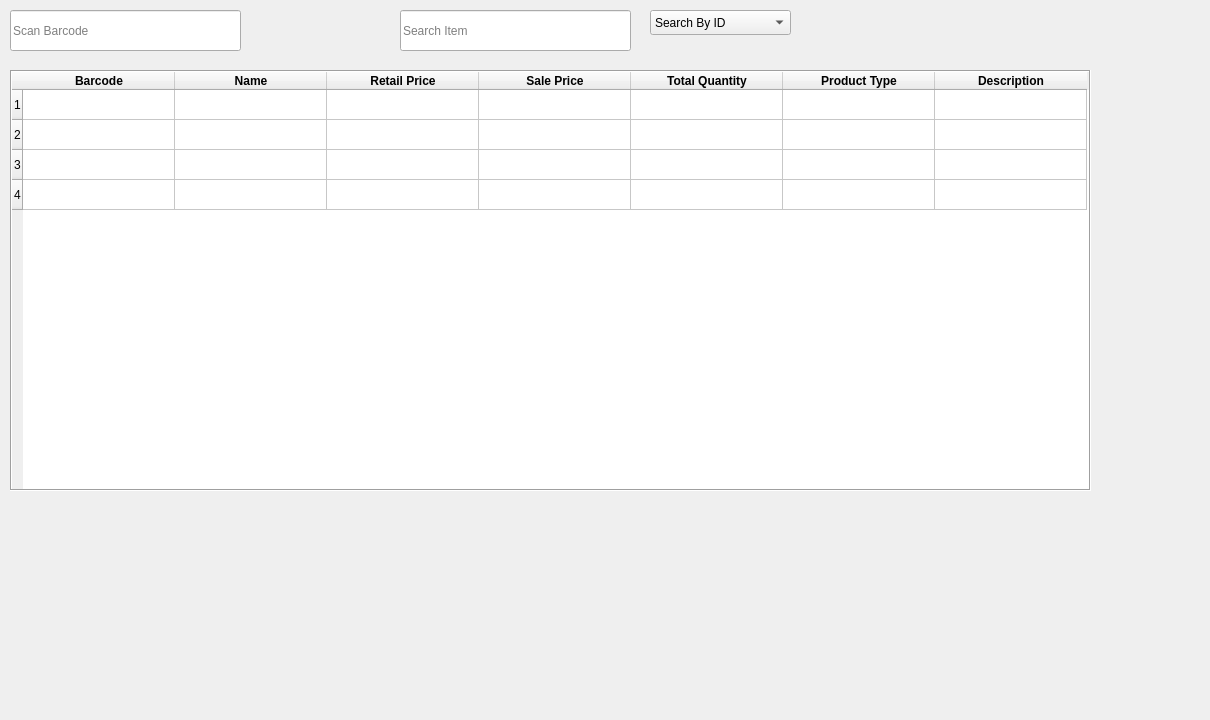
<?xml version="1.0" encoding="UTF-8"?>
<ui version="4.0">
 <class>Inventory_Dialog</class>
 <widget class="QDialog" name="Inventory_Dialog">
  <property name="geometry">
   <rect>
    <x>0</x>
    <y>0</y>
    <width>1210</width>
    <height>720</height>
   </rect>
  </property>
  <property name="windowTitle">
   <string>Dialog</string>
  </property>
  <widget class="QTableWidget" name="ScanItem_Table">
   <property name="geometry">
    <rect>
     <x>10</x>
     <y>70</y>
     <width>1081</width>
     <height>421</height>
    </rect>
   </property>
   <property name="minimumSize">
    <size>
     <width>0</width>
     <height>0</height>
    </size>
   </property>
   <property name="frameShape">
    <enum>QFrame::Box</enum>
   </property>
   <property name="frameShadow">
    <enum>QFrame::Sunken</enum>
   </property>
   <property name="verticalScrollBarPolicy">
    <enum>Qt::ScrollBarAlwaysOff</enum>
   </property>
   <property name="horizontalScrollBarPolicy">
    <enum>Qt::ScrollBarAlwaysOff</enum>
   </property>
   <property name="sizeAdjustPolicy">
    <enum>QAbstractScrollArea::AdjustToContents</enum>
   </property>
   <property name="editTriggers">
    <set>QAbstractItemView::AnyKeyPressed|QAbstractItemView::EditKeyPressed|QAbstractItemView::SelectedClicked</set>
   </property>
   <property name="horizontalScrollMode">
    <enum>QAbstractItemView::ScrollPerItem</enum>
   </property>
   <property name="sortingEnabled">
    <bool>false</bool>
   </property>
   <attribute name="horizontalHeaderVisible">
    <bool>true</bool>
   </attribute>
   <attribute name="horizontalHeaderDefaultSectionSize">
    <number>152</number>
   </attribute>
   <attribute name="verticalHeaderCascadingSectionResizes">
    <bool>true</bool>
   </attribute>
   <attribute name="verticalHeaderShowSortIndicator" stdset="0">
    <bool>true</bool>
   </attribute>
   <row/>
   <row/>
   <row/>
   <row/>
   <column>
    <property name="text">
     <string>Barcode</string>
    </property>
    <property name="font">
     <font>
      <family>Segoe UI</family>
      <bold>true</bold>
     </font>
    </property>
    <property name="icon">
     <iconset theme="accessories-dictionary"/>
    </property>
   </column>
   <column>
    <property name="text">
     <string>Name</string>
    </property>
    <property name="font">
     <font>
      <bold>true</bold>
     </font>
    </property>
    <property name="icon">
     <iconset theme="application-x-executable"/>
    </property>
   </column>
   <column>
    <property name="text">
     <string>Retail Price</string>
    </property>
    <property name="font">
     <font>
      <bold>true</bold>
     </font>
    </property>
    <property name="icon">
     <iconset theme="accessories-text-editor"/>
    </property>
   </column>
   <column>
    <property name="text">
     <string>Sale Price</string>
    </property>
    <property name="font">
     <font>
      <bold>true</bold>
     </font>
    </property>
    <property name="icon">
     <iconset theme="application-exit"/>
    </property>
   </column>
   <column>
    <property name="text">
     <string>Total Quantity</string>
    </property>
    <property name="font">
     <font>
      <bold>true</bold>
     </font>
    </property>
    <property name="icon">
     <iconset theme="applications-accessories"/>
    </property>
   </column>
   <column>
    <property name="text">
     <string>Product Type</string>
    </property>
    <property name="font">
     <font>
      <bold>true</bold>
     </font>
    </property>
    <property name="icon">
     <iconset theme="applications-development"/>
    </property>
   </column>
   <column>
    <property name="text">
     <string>Description</string>
    </property>
    <property name="font">
     <font>
      <bold>true</bold>
     </font>
    </property>
    <property name="icon">
     <iconset theme="applications-engineering"/>
    </property>
   </column>
   <item row="0" column="0">
    <property name="text">
     <string/>
    </property>
    <property name="textAlignment">
     <set>AlignCenter</set>
    </property>
   </item>
  </widget>
  <widget class="QLineEdit" name="AddnewInventory">
   <property name="geometry">
    <rect>
     <x>10</x>
     <y>10</y>
     <width>231</width>
     <height>41</height>
    </rect>
   </property>
   <property name="placeholderText">
    <string>Scan Barcode</string>
   </property>
  </widget>
  <widget class="QLineEdit" name="searchInventory">
   <property name="geometry">
    <rect>
     <x>400</x>
     <y>10</y>
     <width>231</width>
     <height>41</height>
    </rect>
   </property>
   <property name="placeholderText">
    <string>Search Item</string>
   </property>
  </widget>
  <widget class="QComboBox" name="comboBox">
   <property name="geometry">
    <rect>
     <x>650</x>
     <y>10</y>
     <width>141</width>
     <height>25</height>
    </rect>
   </property>
   <item>
    <property name="text">
     <string>Search By ID</string>
    </property>
   </item>
   <item>
    <property name="text">
     <string>Search By Name</string>
    </property>
   </item>
  </widget>
 </widget>
 <resources/>
 <connections/>
</ui>
